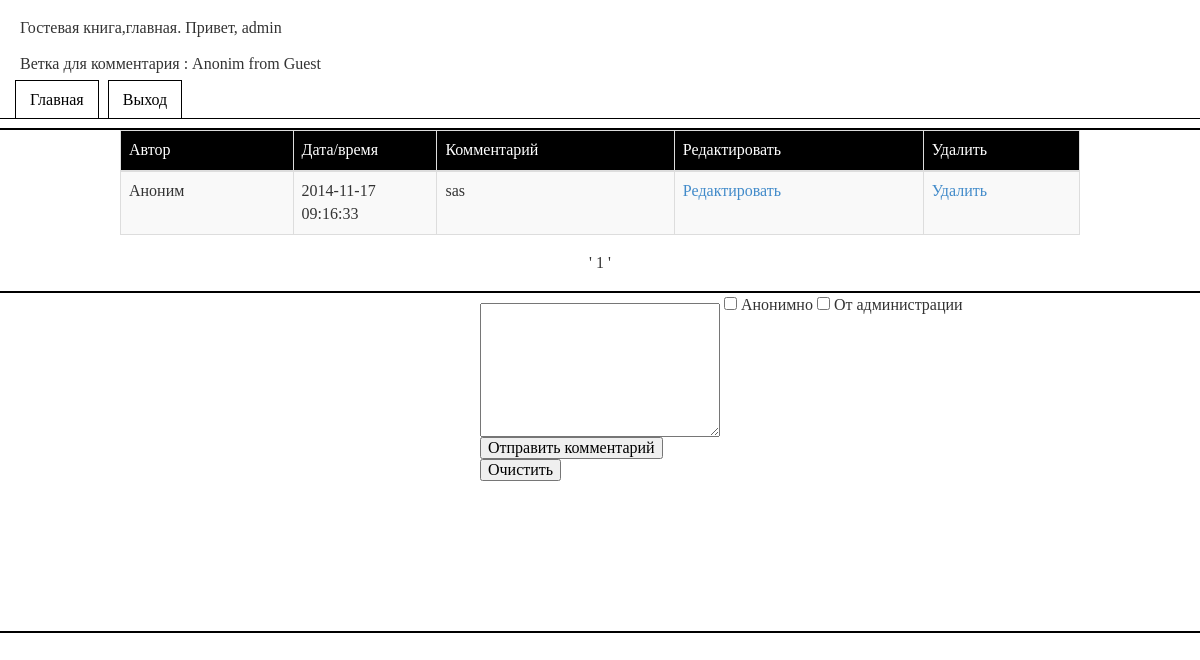
The page /php/CommBranch.php?comm_id=35 (signed in) on the database its author committed.
### tables this page shows
CREATE TABLE IF NOT EXISTS `users` (
  `user_id` int(11) NOT NULL AUTO_INCREMENT,
  `login` char(12) NOT NULL,
  `password` text NOT NULL,
  `admin` int(1) DEFAULT NULL,
  `blocked` int(1) DEFAULT NULL,
  PRIMARY KEY (`user_id`)
);

CREATE TABLE IF NOT EXISTS `comments` (
  `comm_id` int(11) NOT NULL AUTO_INCREMENT,
  `user_id` int(11) DEFAULT NULL,
  `ts` timestamp NOT NULL DEFAULT CURRENT_TIMESTAMP,
  `comment` text NOT NULL,
  PRIMARY KEY (`comm_id`)
);

CREATE TABLE IF NOT EXISTS `commbranch` (
  `comm_branch_id` int(11) NOT NULL AUTO_INCREMENT,
  `comm_id` int(11) NOT NULL,
  `user_id` int(11) NOT NULL,
  `ts` timestamp NOT NULL DEFAULT CURRENT_TIMESTAMP ON UPDATE CURRENT_TIMESTAMP,
  `comment` text NOT NULL,
  PRIMARY KEY (`comm_branch_id`)
);

### php/config.php (called while the page is built)
<?php
$comments_per_page = 3;
?>

### php/CommBranch.php (the view, shortened to what this page needs)
<?php
require 'config.php';
function get_name($id_user)
{
    if($id_user == -1)
        return "Аноним";
    $query = mysql_query("SELECT login FROM users
						 WHERE user_id = {$id_user};");
    if($query)
    {
        $result = mysql_fetch_row($query);
        return $result[0];
    }
    else
        return "{$id_user}"."Ошибка запроса к БД.(никнейм)";
}
function get_admin($id_user)
{
    $query = mysql_query("SELECT admin FROM users
					 WHERE user_id = {$id_user}");
    if($query)
    {
        $result = mysql_fetch_row($query);
        if($result[0]==0)
            return false;
        else
            return true;
    }
    else
        echo "Ошибка запроса к БД.(админская панель)";
}
function get_comments($first_limit,$comments_per_page)
{
    $query = "SELECT comm_branch_id,comm_id,user_id, ts, comment
          FROM commbranch
          WHERE comm_id = {$_GET['comm_id']}
		  ORDER BY comm_id DESC
		  LIMIT {$first_limit},{$comments_per_page};";
    $result = mysql_query($query);
    if($result)
        return $result;
    else
        echo("Ошибка запроса к БД(комментарии).");
}
function get_comment($comm_id)
{
    $query = "SELECT `comment`
              FROM `comments`
              WHERE `comm_id` = '$comm_id';";
    $result = mysql_query($query);
    if($result)
    {
        $comment = mysql_fetch_row($result);
        return $comment[0];
    }
    else
        echo ("Ошибка запроса к бд(получить единичный комментарий).");
}
function print_branch_query($arr)
{
    echo '<table id ="tablecomment" class="table table-striped table-hover table-bordered">';
		echo '<thead>';
			echo '<tr>';
				echo '<td><i class="icon-user icon-white"></i> Автор</td>';
				echo '<td><i class="icon-time icon-white"></i> Дата/время</td>';
				echo '<td><i class="icon-comment icon-white"></i> Комментарий</td>';
				if(get_admin($_SESSION['user_id']) == true)
				{echo '<td>Редактировать</td>';
				echo '<td>Удалить</td>';}
		echo '</tr>';
	echo '</thead>';
    while($row = mysql_fetch_array($arr))
    {
        echo '<tr>';
        echo "<td style='width:18%;'>".get_name($row[2])."</td>";
        echo "<td style='width:15%;'>{$row[3]}</td>";
        echo "<td>{$row[4]}</td>";
        if(get_admin($_SESSION['user_id']) == true)
        {
            echo '<td>'."<a href = 'EditCommFromBranch.php?comm_branch_id={$row[0]}'>Редактировать</a>".'</td>';
            echo '<td>'."<a href = 'DeleteCommFromBranch.php?comm_branch_id={$row[0]}'>Удалить</a>".'</td>';
        }
        echo '</tr>';
    }
    echo '</table>';
}
?>
<html>
<head>
    <link rel="stylesheet" href="css/bootstrap.min.css">
    <link rel="stylesheet" type="text/css" href="css/main.css">
</head>
<body>
<div id = "header">
    <p class=header>Гостевая книга,главная. Привет, <?php echo get_name($_SESSION['user_id']);?></p>
    <p class = header>Ветка для комментария : <?php echo get_comment($_GET['comm_id']); ?></p>
    <ul class="css-menu-2">
        <li><a href="Main.php">Главная</a></li>
        <li><a href="exit.php">Выход</a></li>
    </ul>
</div>
<div id = "body">
    <?php
    if(isset($_GET['page']))
    {
        $page = $_GET['page'];
        $_SESSION['page'] = $page;
    }
    else
        $page = 1;
    if($page == 1)
        $first_limit = 0 ;
    else
        $first_limit = $comments_per_page * ($page-1);
    $query = "SELECT COUNT(*)
              FROM commbranch
              WHERE comm_id = {$_SESSION['current_branch']}; ";
    $result = mysql_fetch_array(mysql_query($query));
    $count  = $result[0];
    $pages = ceil($count/$comments_per_page);
    print_branch_query(get_comments($first_limit,$comments_per_page));
    echo "<p id='spancomments'>";
    for($i = 0;$i < $pages;$i++)
    {
        $j = $i+1;
        if($j != $page)
            echo "<a id='spancomments' href='?page={$j}'><span>' {$j} ' </span></a>";
        else
            echo "' {$j} '";
    }
    echo "</p>";
    ?>
</div>
<div id = "bottom">
    <form action="AddCommentForComment.php" method="POST">
        <fieldset>
            <textarea id="comment" name="comment"
                      cols="65" rows="8"><?php if(isset($_GET['comment'])) echo $_GET['comment']; ?></textarea>
            <?php
            if($_SESSION['user_id'] != -1)
                echo '<input type="checkbox" name="Anonim" value="Anonim"> Анонимно ';
            if(get_admin($_SESSION['user_id']) == true)
                echo '<input type="checkbox" name="Administration" value="Administration"> От администрации ';
            ?>
        </fieldset>
        <fieldset id = "buttoncomment">
            <input type="submit" value="Отправить комментарий" />
            <input type="reset" value="Очистить" />
        </fieldset>
    </form>
</div>
</body>
</html>

### php/css/main.css (style rules this page uses)
html, body,div, span, applet, object, iframe, h1, h2, h3, h4, h5, h6, p, blockquote, pre, a, abbr, acronym, address, big, cite, code, del, dfn, em, img, ins, kbd, q, s, samp, small, strike, strong, sub, sup, tt, var, u, i, center, dl, dt, dd, ol, ul, li, fieldset, form, label, legend, article, aside, canvas, details, embed, figure, figcaption, footer, header, hgroup, menu, nav, output, ruby, section, summary, time, mark, audio, video { margin: 0; padding: 0; border: 0; font-size: 100%; font: inherit; vertical-align: baseline; }
body { line-height: 1; }
#header { height: 110px; width:100%; border-bottom: 2px solid #000000; }
#body { height: auto; width: 100%; border-bottom: 2px solid #000000; }
#bottom { height:340px; width:100%; border-bottom:2px solid #000000; }
#comment { width:20%; margin-top:10px; margin-left: 40%; }
#buttoncomment { margin-left:40%; width:20%; }
#tablecomment { width:80%; margin-left:10%; }
#tablecomment thead tr { background:#000; color: #fff; }
#spancomments { text-align:center; margin-bottom:20px; }
.header { margin-top:20px; margin-left:20px; }
ul.css-menu-2 { list-style: none; border-bottom: 1px #000000 solid; padding-top: 20px; padding-left:15px; padding-bottom: 10px; }
ul.css-menu-2 li { display: inline; margin-right: 5px }
ul.css-menu-2 li a { color: #000000; text-decoration: none; background: #ffffff; border: 1px #000000 solid; border-bottom: none; padding: 10px 14px }

### rows shown on the page
users: login "admin"
comments: comment "Anonim from Guest"
commbranch: user "Аноним", ts "2014-11-17 09:16:33", comment "sas"

### other values the page prints
$j "1"
